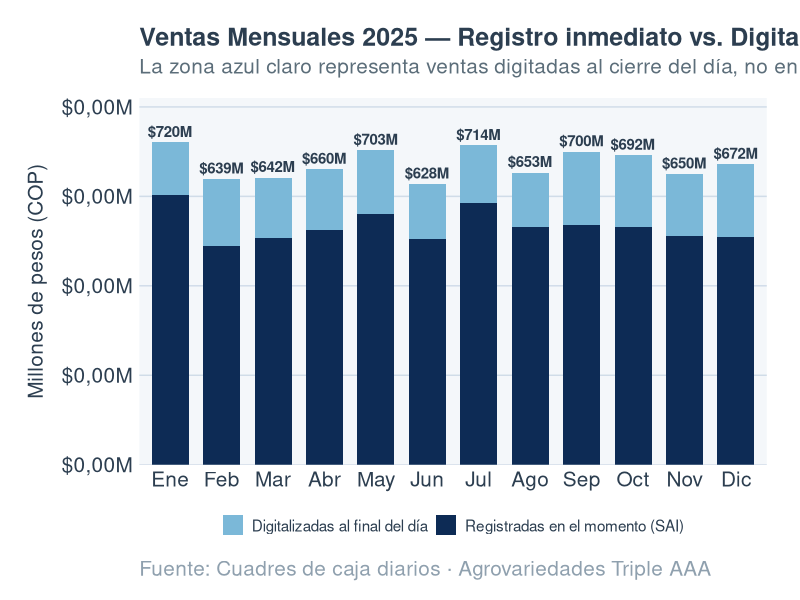
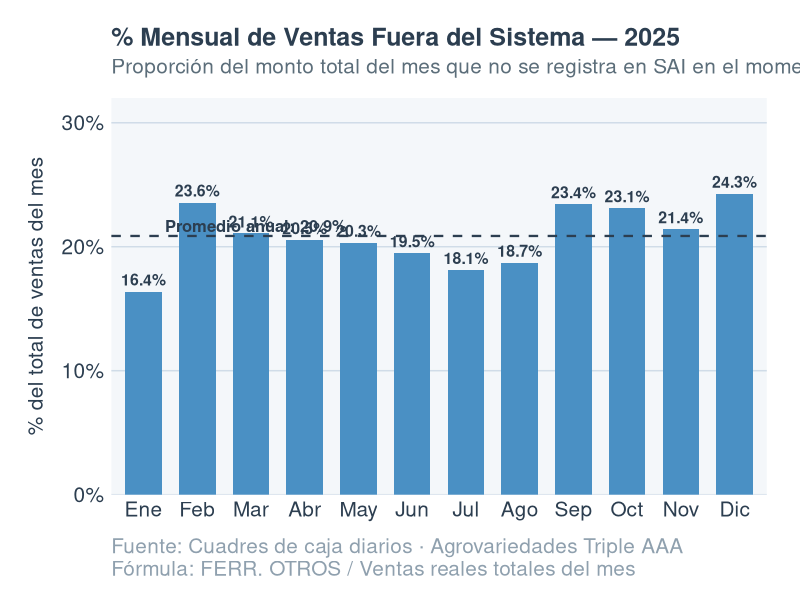
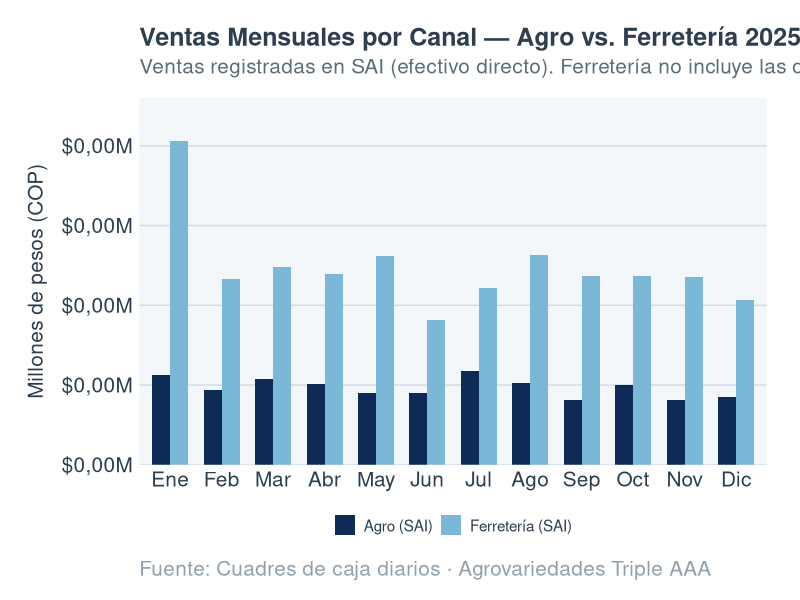
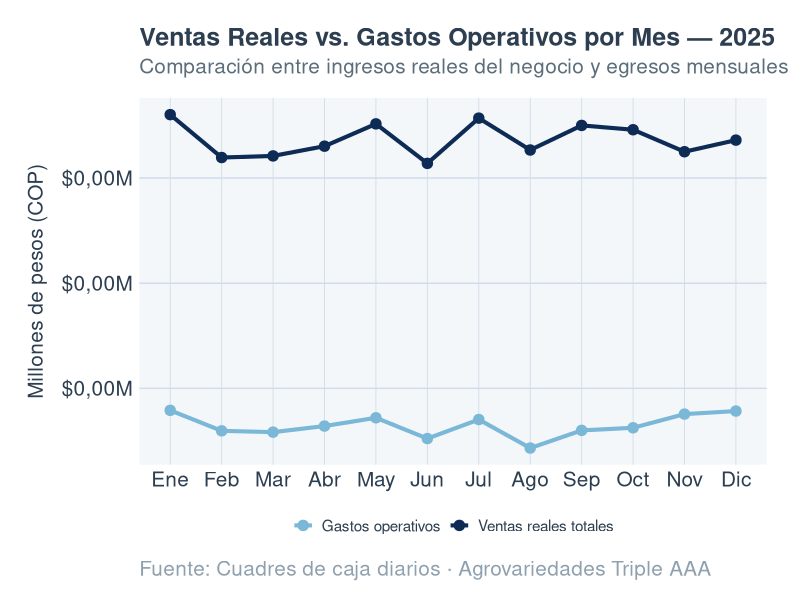
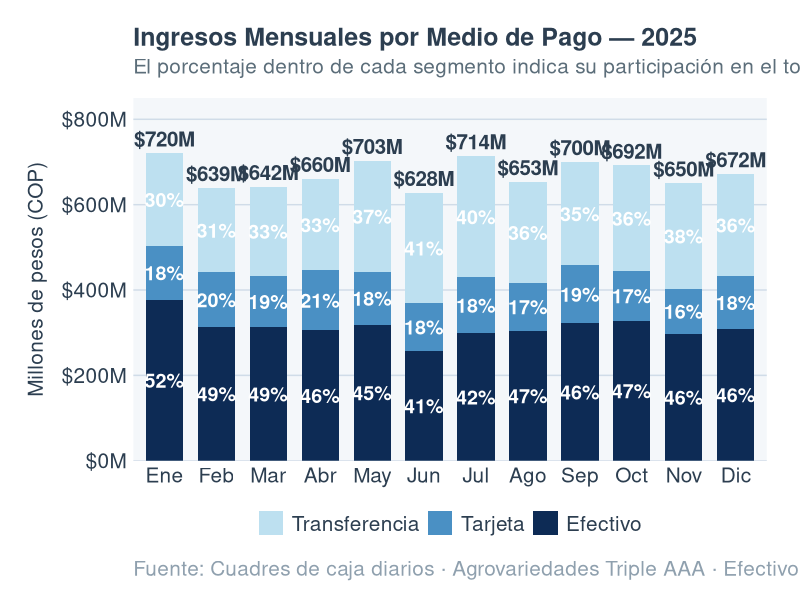
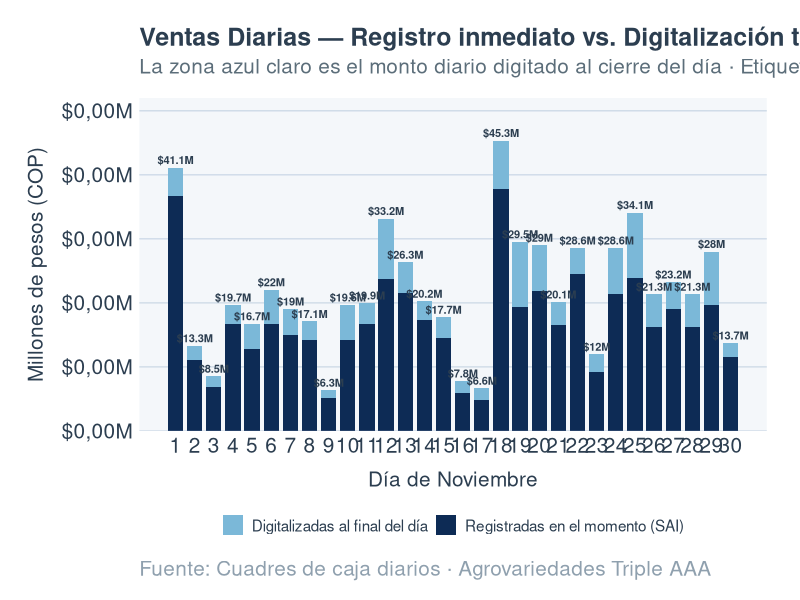
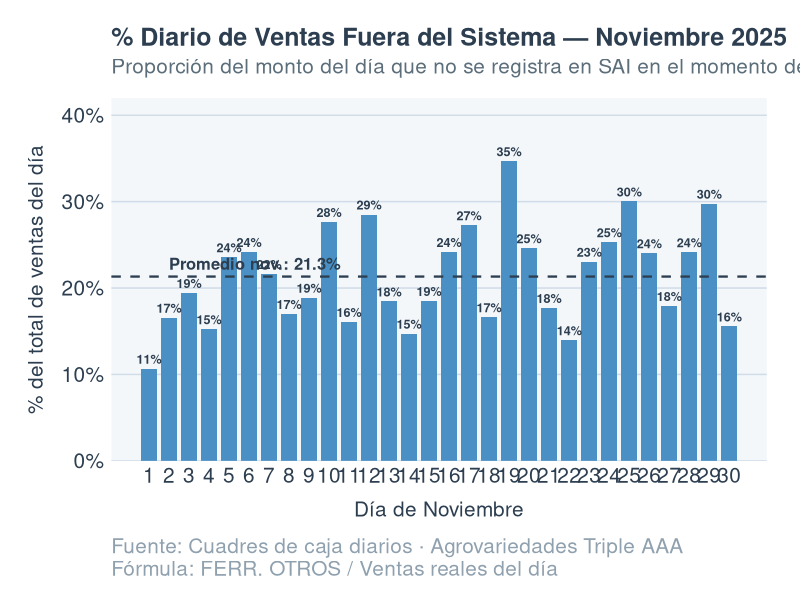
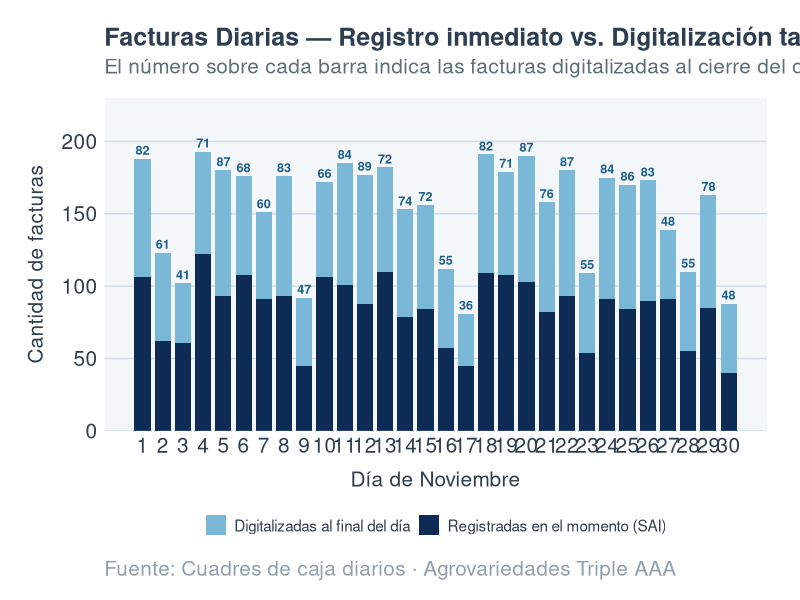

These figures' R source, in order:
# ══════════════════════════════════════════════════════════════════════
#  GRÁFICOS PRESENTACIÓN — Agrovariedades Triple A S.A.S
#  Fuente: Cuadres de caja diarios 2025
#  Proyecto en Ingeniería I · 2026-I · Universidad del Valle
# ══════════════════════════════════════════════════════════════════════

library(readxl)
library(dplyr)
library(ggplot2)
library(scales)
library(tidyr)
library(forcats)
library(stringr)

# ── PALETA Y TEMA ──────────────────────────────────────────────────────
azul_1  <- "#0D2B55"
azul_2  <- "#1B5E8A"
azul_3  <- "#4A90C4"
azul_4  <- "#7BB8D8"
azul_5  <- "#BDE0F0"
gris_f  <- "#F4F7FA"
gris_t  <- "#2C3E50"
gris_l  <- "#8FA0AE"

tema_aaa <- theme_minimal(base_family = "sans") +
  theme(
    plot.background    = element_rect(fill = "white", colour = NA),
    panel.background   = element_rect(fill = gris_f, colour = NA),
    panel.grid.major.y = element_line(colour = "#D0DCE8", linewidth = 0.5),
    panel.grid.major.x = element_blank(),
    panel.grid.minor   = element_blank(),
    plot.title         = element_text(size = 18, face = "bold", colour = gris_t,
                                      margin = margin(b = 5)),
    plot.subtitle      = element_text(size = 15, colour = "#5C6E7A",
                                      margin = margin(b = 14)),
    plot.caption       = element_text(size = 15, colour = gris_l,
                                      hjust = 0, margin = margin(t = 12)),
    axis.text          = element_text(size = 15, colour = gris_t),
    axis.title         = element_text(size = 15, colour = gris_t),
    axis.title.x       = element_text(margin = margin(t = 10)),
    axis.title.y       = element_text(margin = margin(r = 10)),
    legend.position    = "bottom",
    legend.text        = element_text(size = 11, colour = gris_t),
    legend.title       = element_blank(),
    legend.key.size    = unit(1.1, "lines"),
    plot.margin        = margin(20, 24, 14, 20)
  )

# ── CARGA Y LIMPIEZA ───────────────────────────────────────────────────
raw <- read_excel("CUADRE CAJA 2025 RESUMEN .xlsx", sheet = "Hoja1")

colnames(raw) <- c("FECHA","DIA","AGRO_SAI","FACT_AGRO","TARJETA","FACT_TARJETA",
                   "TRANSFERENCIA","FACT_TRANSF","FERR_SAI","FACT_FERR",
                   "FERR_OTROS","FACT_OTROS","GASTOS","VENTAS_SAI","FACT_SAI_TOT",
                   "VENTAS_REALES","FACT_REALES","PCT_FUERA_FACT","PCT_FUERA_MONTO","DROP")

df <- raw %>%
  select(-DROP) %>%
  mutate(across(-FECHA, as.numeric),
         FECHA = as.Date(FECHA)) %>%
  filter(VENTAS_REALES > 0)

meses_etiq <- c("Ene","Feb","Mar","Abr","May","Jun",
                "Jul","Ago","Sep","Oct","Nov","Dic")

# ── DATOS MENSUALES ────────────────────────────────────────────────────
mensual <- df %>%
  mutate(MES = as.integer(format(FECHA, "%m"))) %>%
  group_by(MES) %>%
  summarise(
    ventas_sai    = sum(VENTAS_SAI,     na.rm = TRUE),
    ventas_reales = sum(VENTAS_REALES,  na.rm = TRUE),
    ferr_otros    = sum(FERR_OTROS,     na.rm = TRUE),
    agro_sai      = sum(AGRO_SAI,       na.rm = TRUE),
    ferr_sai      = sum(FERR_SAI,       na.rm = TRUE),
    tarjeta       = sum(TARJETA,        na.rm = TRUE),
    transferencia = sum(TRANSFERENCIA,  na.rm = TRUE),
    gastos        = sum(GASTOS,         na.rm = TRUE),
    fact_sai      = sum(FACT_SAI_TOT,   na.rm = TRUE),
    fact_reales   = sum(FACT_REALES,    na.rm = TRUE),
    .groups = "drop"
  ) %>%
  mutate(
    # ferr_otros es efectivo tardío → se suma al efectivo real
    efectivo  = ventas_sai - tarjeta - transferencia + ferr_otros,
    pct_fuera = ferr_otros / ventas_reales * 100,
    mes_etiq  = factor(meses_etiq[MES], levels = meses_etiq)
  )

# ── DATOS NOVIEMBRE ────────────────────────────────────────────────────
nov <- df %>%
  filter(format(FECHA, "%m") == "11") %>%
  mutate(
    DIA           = as.integer(format(FECHA, "%d")),
    efectivo      = VENTAS_SAI - TARJETA - TRANSFERENCIA,
    pct_fuera_dia = FERR_OTROS / VENTAS_REALES * 100
  )


# ══════════════════════════════════════════════════════════════════════
#  A1 — Ventas mensuales: SAI vs. Fuera del sistema + total en la cima
#  (versión mejorada de la que ya tienes — con el total arriba de la barra)
# ══════════════════════════════════════════════════════════════════════
a1_long <- mensual %>%
  select(mes_etiq, ventas_sai, ferr_otros, ventas_reales) %>%
  pivot_longer(c(ventas_sai, ferr_otros),
               names_to  = "tipo",
               values_to = "valor") %>%
  mutate(tipo = recode(tipo,
                       ventas_sai  = "Registradas en el momento (SAI)",
                       ferr_otros  = "Digitalizadas al final del día"))

a1 <- ggplot(a1_long, aes(x = mes_etiq, y = valor / 1e6, fill = tipo)) +
  geom_col(width = 0.72) +
  # total encima de cada barra
  geom_text(
    data = mensual,
    aes(x = mes_etiq, y = ventas_reales / 1e6,
        label = paste0("$", round(ventas_reales / 1e6, 0), "M")),
    inherit.aes = FALSE,
    vjust = -0.5, size = 3.8, colour = gris_t, fontface = "bold"
  ) +
  scale_fill_manual(values = c(
    "Registradas en el momento (SAI)" = azul_1,
    "Digitalizadas al final del día"  = azul_4
  )) +
  scale_y_continuous(
    labels = label_dollar(prefix = "$", suffix = "M", scale = 1/1e6,
                          big.mark = ".", decimal.mark = ","),
    limits = c(0, 820), expand = c(0, 0)
  ) +
  labs(
    title    = "Ventas Mensuales 2025 — Registro inmediato vs. Digitalización tardía",
    subtitle = "La zona azul claro representa ventas digitadas al cierre del día, no en el momento de la venta",
    x        = NULL,
    y        = "Millones de pesos (COP)",
    caption  = "Fuente: Cuadres de caja diarios · Agrovariedades Triple AAA"
  ) +
  tema_aaa

ggsave("A1_ventas_mensual_sai_vs_real.png", a1, width = 14, height = 7, dpi = 200)

# ══════════════════════════════════════════════════════════════════════
#  A2 — % mensual fuera del sistema (monto)
# ══════════════════════════════════════════════════════════════════════
prom_anual <- mean(mensual$pct_fuera)

a2 <- ggplot(mensual, aes(x = mes_etiq, y = pct_fuera)) +
  geom_col(fill = azul_3, width = 0.68) +
  geom_hline(yintercept = prom_anual, linetype = "dashed",
             colour = gris_t, linewidth = 0.8) +
  annotate("text", x = 1.4, y = prom_anual + 0.8,
           label = paste0("Promedio anual: ", round(prom_anual, 1), "%"),
           size = 4.2, colour = gris_t, fontface = "bold", hjust = 0) +
  geom_text(aes(label = paste0(round(pct_fuera, 1), "%")),
            vjust = -0.5, size = 4.0, colour = gris_t, fontface = "bold") +
  scale_y_continuous(
    labels = function(x) paste0(x, "%"),
    limits = c(0, 32), expand = c(0, 0)
  ) +
  labs(
    title    = "% Mensual de Ventas Fuera del Sistema — 2025",
    subtitle = "Proporción del monto total del mes que no se registra en SAI en el momento de la venta",
    x        = NULL,
    y        = "% del total de ventas del mes",
    caption  = "Fuente: Cuadres de caja diarios · Agrovariedades Triple AAA\nFórmula: FERR. OTROS / Ventas reales totales del mes"
  ) +
  tema_aaa

ggsave("A2_pct_fuera_mensual.png", a2, width = 14, height = 7, dpi = 200)

# ══════════════════════════════════════════════════════════════════════
#  A3 — Ventas mensuales Agro vs. Ferretería SAI
# ══════════════════════════════════════════════════════════════════════
a3_long <- mensual %>%
  select(mes_etiq, agro_sai, ferr_sai) %>%
  pivot_longer(c(agro_sai, ferr_sai),
               names_to  = "canal",
               values_to = "valor") %>%
  mutate(canal = recode(canal,
                        agro_sai = "Agro (SAI)",
                        ferr_sai = "Ferretería (SAI)"))

a3 <- ggplot(a3_long, aes(x = mes_etiq, y = valor / 1e6, fill = canal)) +
  geom_col(position = "dodge", width = 0.7) +
  scale_fill_manual(values = c("Agro (SAI)" = azul_1,
                               "Ferretería (SAI)" = azul_4)) +
  scale_y_continuous(
    labels = label_dollar(prefix = "$", suffix = "M", scale = 1/1e6,
                          big.mark = ".", decimal.mark = ","),
    limits = c(0, 230), expand = c(0, 0)
  ) +
  labs(
    title    = "Ventas Mensuales por Canal — Agro vs. Ferretería 2025",
    subtitle = "Ventas registradas en SAI (efectivo directo). Ferretería no incluye las digitalizadas al cierre.",
    x        = NULL,
    y        = "Millones de pesos (COP)",
    caption  = "Fuente: Cuadres de caja diarios · Agrovariedades Triple AAA"
  ) +
  tema_aaa

ggsave("A3_agro_vs_ferreteria_mensual.png", a3, width = 14, height = 7, dpi = 200)

# ══════════════════════════════════════════════════════════════════════
#  A4 — Ventas reales vs. Gastos operativos mensuales
# ══════════════════════════════════════════════════════════════════════
a4_long <- mensual %>%
  select(mes_etiq, ventas_reales, gastos) %>%
  pivot_longer(c(ventas_reales, gastos),
               names_to  = "tipo",
               values_to = "valor") %>%
  mutate(tipo = recode(tipo,
                       ventas_reales = "Ventas reales totales",
                       gastos        = "Gastos operativos"))

a4 <- ggplot(a4_long, aes(x = mes_etiq, y = valor / 1e6,
                          colour = tipo, group = tipo)) +
  geom_line(linewidth = 1.4) +
  geom_point(size = 3.2) +
  scale_colour_manual(values = c("Ventas reales totales" = azul_1,
                                 "Gastos operativos"     = azul_4)) +
  scale_y_continuous(
    labels = label_dollar(prefix = "$", suffix = "M", scale = 1/1e6,
                          big.mark = ".", decimal.mark = ","),
    expand = c(0.05, 0)
  ) +
  labs(
    title    = "Ventas Reales vs. Gastos Operativos por Mes — 2025",
    subtitle = "Comparación entre ingresos reales del negocio y egresos mensuales",
    x        = NULL,
    y        = "Millones de pesos (COP)",
    caption  = "Fuente: Cuadres de caja diarios · Agrovariedades Triple AAA"
  ) +
  tema_aaa +
  theme(panel.grid.major.x = element_line(colour = "#D0DCE8", linewidth = 0.3))

ggsave("A4_ventas_vs_gastos_mensual.png", a4, width = 14, height = 7, dpi = 200)

# ══════════════════════════════════════════════════════════════════════
#  A5 — Ingresos mensuales por medio de pago (stacked + % interno)
# ══════════════════════════════════════════════════════════════════════

# ── A5 ─────────────────────────────────────────────────────────────────
pago_long <- mensual %>%
  mutate(
    pct_ef = efectivo      / ventas_reales * 100,
    pct_tj = tarjeta       / ventas_reales * 100,
    pct_tr = transferencia / ventas_reales * 100
  ) %>%
  select(mes_etiq, efectivo, tarjeta, transferencia,
         pct_ef, pct_tj, pct_tr, ventas_reales) %>%
  pivot_longer(c(efectivo, tarjeta, transferencia),
               names_to  = "medio",
               values_to = "valor") %>%
  mutate(
    medio = factor(recode(medio,
                          efectivo      = "Efectivo",
                          tarjeta       = "Tarjeta",
                          transferencia = "Transferencia"),
                   levels = c("Transferencia","Tarjeta","Efectivo")),
    pct_label = case_when(
      medio == "Efectivo"      ~ paste0(round(pct_ef, 0), "%"),
      medio == "Tarjeta"       ~ paste0(round(pct_tj, 0), "%"),
      medio == "Transferencia" ~ paste0(round(pct_tr, 0), "%")
    )
  )

a5 <- ggplot(pago_long, aes(x = mes_etiq, y = valor / 1e6, fill = medio)) +
  geom_col(width = 0.72) +
  geom_text(aes(label = pct_label),
            position = position_stack(vjust = 0.5),
            size = 5.0, colour = "white", fontface = "bold") +
  geom_text(
    data        = mensual,
    aes(x       = mes_etiq,
        y       = ventas_reales / 1e6,
        label   = paste0("$", round(ventas_reales / 1e6, 0), "M")),
    inherit.aes = FALSE,
    vjust       = -0.45,
    size        = 5.2,
    colour      = gris_t,
    fontface    = "bold"
  ) +
  scale_fill_manual(values = c(
    "Efectivo"      = azul_1,
    "Tarjeta"       = azul_3,
    "Transferencia" = azul_5
  )) +
  scale_y_continuous(
    labels = label_dollar(prefix = "$", suffix = "M",
                          big.mark = ".", decimal.mark = ","),
    limits = c(0, 850),
    expand = c(0, 0)
  ) +
  labs(
    title    = "Ingresos Mensuales por Medio de Pago — 2025",
    subtitle = "El porcentaje dentro de cada segmento indica su participación en el total del mes",
    x        = NULL,
    y        = "Millones de pesos (COP)",
    caption  = "Fuente: Cuadres de caja diarios · Agrovariedades Triple AAA · Efectivo incluye ventas digitalizadas al cierre del día"
  ) +
  tema_aaa +
  theme(legend.text     = element_text(size = 15),
        legend.key.size = unit(1.3, "lines"))

ggsave("A5_medios_pago_mensual.png", a5, width = 15, height = 8, dpi = 200)
# ══════════════════════════════════════════════════════════════════════
#  N1 — Noviembre: ventas diarias SAI vs. Fuera del sistema + total
# ══════════════════════════════════════════════════════════════════════
n1_long <- nov %>%
  select(DIA, VENTAS_SAI, FERR_OTROS, VENTAS_REALES) %>%
  pivot_longer(c(VENTAS_SAI, FERR_OTROS),
               names_to  = "tipo",
               values_to = "valor") %>%
  mutate(tipo = recode(tipo,
                       VENTAS_SAI  = "Registradas en el momento (SAI)",
                       FERR_OTROS  = "Digitalizadas al final del día"))

n1 <- ggplot(n1_long, aes(x = DIA, y = valor / 1e6, fill = tipo)) +
  geom_col(width = 0.8) +
  geom_text(
    data = nov,
    aes(x = DIA, y = VENTAS_REALES / 1e6,
        label = paste0("$", round(VENTAS_REALES / 1e6, 1), "M")),
    inherit.aes = FALSE,
    vjust = -0.45, size = 2.8, colour = gris_t, fontface = "bold"
  ) +
  scale_fill_manual(values = c(
    "Registradas en el momento (SAI)" = azul_1,
    "Digitalizadas al final del día"  = azul_4
  )) +
  scale_x_continuous(breaks = 1:30) +
  scale_y_continuous(
    labels = label_dollar(prefix = "$", suffix = "M", scale = 1/1e6,
                          big.mark = ".", decimal.mark = ","),
    limits = c(0, 52), expand = c(0, 0)
  ) +
  labs(
    title    = "Ventas Diarias — Registro inmediato vs. Digitalización tardía · Noviembre 2025",
    subtitle = "La zona azul claro es el monto diario digitado al cierre del día · Etiquetas: venta real total del día",
    x        = "Día de Noviembre",
    y        = "Millones de pesos (COP)",
    caption  = "Fuente: Cuadres de caja diarios · Agrovariedades Triple AAA"
  ) +
  tema_aaa

ggsave("N1_nov_ventas_sai_vs_real.png", n1, width = 16, height = 7, dpi = 200)

# ══════════════════════════════════════════════════════════════════════
#  N2 — Noviembre: % diario fuera del sistema con promedio
# ══════════════════════════════════════════════════════════════════════
prom_nov <- mean(nov$pct_fuera_dia, na.rm = TRUE)

n2 <- ggplot(nov, aes(x = DIA, y = pct_fuera_dia)) +
  geom_col(fill = azul_3, width = 0.78) +
  geom_hline(yintercept = prom_nov, linetype = "dashed",
             colour = gris_t, linewidth = 0.8) +
  annotate("text", x = 2, y = prom_nov + 1.5,
           label = paste0("Promedio nov.: ", round(prom_nov, 1), "%"),
           size = 4.2, colour = gris_t, fontface = "bold", hjust = 0) +
  geom_text(aes(label = paste0(round(pct_fuera_dia, 0), "%")),
            vjust = -0.5, size = 3.2, colour = gris_t, fontface = "bold") +
  scale_x_continuous(breaks = 1:30) +
  scale_y_continuous(
    labels = function(x) paste0(x, "%"),
    limits = c(0, 42), expand = c(0, 0)
  ) +
  labs(
    title    = "% Diario de Ventas Fuera del Sistema — Noviembre 2025",
    subtitle = "Proporción del monto del día que no se registra en SAI en el momento de la venta",
    x        = "Día de Noviembre",
    y        = "% del total de ventas del día",
    caption  = "Fuente: Cuadres de caja diarios · Agrovariedades Triple AAA\nFórmula: FERR. OTROS / Ventas reales del día"
  ) +
  tema_aaa

ggsave("N2_nov_pct_fuera_diario.png", n2, width = 16, height = 7, dpi = 200)

# ══════════════════════════════════════════════════════════════════════
#  N3 — Noviembre: Facturas diarias SAI vs. tardías (barras apiladas)
# ══════════════════════════════════════════════════════════════════════
nov_fact <- nov %>%
  mutate(
    fact_tarde    = FACT_OTROS,
    fact_sai      = FACT_SAI_TOT
  )

n3_long <- nov_fact %>%
  select(DIA, fact_sai, fact_tarde) %>%
  pivot_longer(c(fact_sai, fact_tarde),
               names_to = "tipo", values_to = "valor") %>%
  mutate(tipo = recode(tipo,
                       fact_sai   = "Registradas en el momento (SAI)",
                       fact_tarde = "Digitalizadas al final del día"))

n3 <- ggplot(n3_long, aes(x = DIA, y = valor, fill = tipo)) +
  geom_col(width = 0.8) +
  geom_text(
    data = nov_fact,
    aes(x = DIA, y = fact_sai + fact_tarde,
        label = fact_tarde),
    inherit.aes = FALSE,
    vjust = -0.4, size = 3.2, colour = azul_2, fontface = "bold"
  ) +
  scale_fill_manual(values = c(
    "Registradas en el momento (SAI)" = azul_1,
    "Digitalizadas al final del día"  = azul_4
  )) +
  scale_x_continuous(breaks = 1:30) +
  scale_y_continuous(limits = c(0, 230), expand = c(0, 0)) +
  labs(
    title    = "Facturas Diarias — Registro inmediato vs. Digitalización tardía · Noviembre 2025",
    subtitle = "El número sobre cada barra indica las facturas digitalizadas al cierre del día",
    x        = "Día de Noviembre",
    y        = "Cantidad de facturas",
    caption  = "Fuente: Cuadres de caja diarios · Agrovariedades Triple AAA"
  ) +
  tema_aaa

ggsave("N3_nov_facturas_apiladas.png", n3, width = 16, height = 7, dpi = 200)

# ══════════════════════════════════════════════════════════════════════
#  N4 — Noviembre: Ingresos diarios por medio de pago
# ══════════════════════════════════════════════════════════════════════
nov_pago <- nov %>%
  mutate(
    efectivo_nov = VENTAS_SAI - TARJETA - TRANSFERENCIA,
    pct_ef       = efectivo_nov / VENTAS_REALES * 100,
    pct_tj       = TARJETA      / VENTAS_REALES * 100,
    pct_tr       = TRANSFERENCIA/ VENTAS_REALES * 100
  ) %>%
  select(DIA, efectivo_nov, TARJETA, TRANSFERENCIA,
         pct_ef, pct_tj, pct_tr, VENTAS_REALES) %>%
  pivot_longer(c(efectivo_nov, TARJETA, TRANSFERENCIA),
               names_to = "medio", values_to = "valor") %>%
  mutate(
    medio = factor(recode(medio,
                          efectivo_nov  = "Efectivo",
                          TARJETA       = "Tarjeta",
                          TRANSFERENCIA = "Transferencia"),
                   levels = c("Efectivo","Tarjeta","Transferencia")),
    pct_label = case_when(
      medio == "Efectivo"      ~ paste0(round(pct_ef, 0), "%"),
      medio == "Tarjeta"       ~ paste0(round(pct_tj, 0), "%"),
      medio == "Transferencia" ~ paste0(round(pct_tr, 0), "%")
    )
  )

nov_totales <- nov %>%
  mutate(efectivo_nov = VENTAS_SAI - TARJETA - TRANSFERENCIA)

n4 <- ggplot(nov_pago, aes(x = DIA, y = valor / 1e6, fill = medio)) +
  geom_col(width = 0.8) +
  geom_text(aes(label = pct_label),
            position = position_stack(vjust = 0.5),
            size = 2.8, colour = "white", fontface = "bold") +
  geom_text(
    data = nov_totales,
    aes(x = DIA, y = VENTAS_REALES / 1e6,
        label = paste0("$", round(VENTAS_REALES / 1e6, 1), "M")),
    inherit.aes = FALSE,
    vjust = -0.45, size = 2.6, colour = gris_t, fontface = "bold"
  ) +
  scale_fill_manual(values = c("Efectivo"      = azul_1,
                               "Tarjeta"       = azul_3,
                               "Transferencia" = azul_5)) +
  scale_x_continuous(breaks = 1:30) +
  scale_y_continuous(
    labels = label_dollar(prefix = "$", suffix = "M", scale = 1/1e6,
                          big.mark = ".", decimal.mark = ","),
    limits = c(0, 52), expand = c(0, 0)
  ) +
  labs(
    title    = "Ingresos Diarios por Medio de Pago — Noviembre 2025",
    subtitle = "El porcentaje dentro de cada segmento indica su participación en el total del día",
    x        = "Día de Noviembre",
    y        = "Millones de pesos (COP)",
    caption  = "Fuente: Cuadres de caja diarios · Agrovariedades Triple AAA"
  ) +
  tema_aaa

ggsave("N4_nov_medios_pago_diario.png", n4, width = 16, height = 7.5, dpi = 200)
